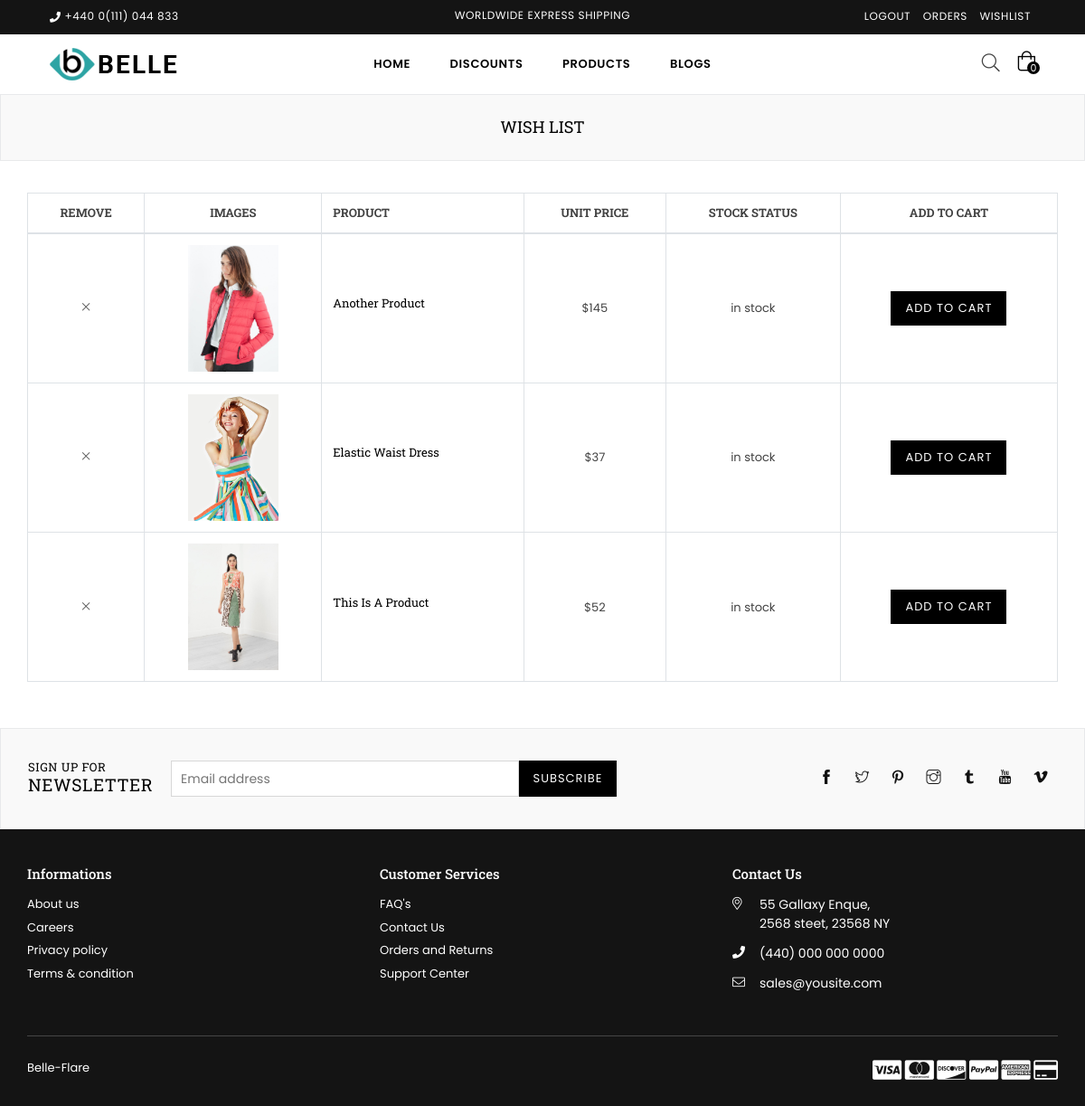
The page /shop/wishlist/ (signed in) on the database its author committed.
### products/models.py (models this page shows, shortened)
class ProductImage(models.Model):
    product = models.ForeignKey(Product, on_delete=models.CASCADE)
    file = models.FileField()

class Product(models.Model):
    name = models.CharField(max_length=255, default='')
    in_stock = models.PositiveIntegerField(default=0)
    colors_available = models.CharField(max_length=255, default='')
    sizes_available = models.CharField(max_length=255, default='')
    description = models.TextField(default='')
    has_discount = models.BooleanField(default='')
    discounted_percent = models.PositiveIntegerField(default=0)
    is_new = models.BooleanField(default=True)
    price = models.PositiveIntegerField(default=0)
    sales_count = models.PositiveIntegerField(default=0)
    category = models.CharField(max_length=255, default='clothing')
    def get_short_name(self):
        return self.name.lower().replace(' ', '')

### products/views.py (the view)
# urls.py: path('wishlist/', views.wishlist, name='wishlist'),
@login_required(login_url='/auth/login/')
def wishlist(request):
    all_wishlist_items = Wishlist.objects.filter(user=request.user).all()
    wishlist_items = []
    for item in all_wishlist_items:
        if item.product.has_discount:
            price = round(item.product.price - round(item.product.price * (item.product.discounted_percent / 100)), 2)
        else:
            price = round(item.product.price, 2)
        data = {
            'pk': item.id,
            'name': item.product.name,
            'image': item.product.productimage_set.all()[0].file,
            'short_name': item.product.get_short_name(),
            'price': price,
            'stock': 'out of stock' if item.product.in_stock == 0 else 'in stock',
        }
        wishlist_items.append(data)
    return render(request, 'products/wishlist.html', {'wishlist_items': wishlist_items})

### products/templates/products/wishlist.html (shortened to what this page needs)
{% extends 'main/base.html' %}
{% load static %}
{% block content %}
<div class="page section-header text-center">
    <div class="page-title">
        <div class="wrapper"><h1 class="page-width">Wish List</h1></div>
      </div>
</div>
<div class="container">
    <div class="row">
        <div class="col-12 col-sm-12 col-md-12 col-lg-12 main-col">
                <div class="wishlist-table table-content table-responsive">
                    <table class="table table-bordered">
                        <thead>
                            <tr>
                                <th class="product-name text-center alt-font">Remove</th>
                                <th class="product-price text-center alt-font">Images</th>
                                <th class="product-name alt-font">Product</th>
                                <th class="product-price text-center alt-font">Unit Price</th>
                                <th class="stock-status text-center alt-font">Stock Status</th>
                                <th class="product-subtotal text-center alt-font">Add to Cart</th>
                            </tr>
                        </thead>
                        <tbody>
                            {% if wishlist_items %}
                            {% for item in wishlist_items %}
                            <tr>
                                <td class="product-remove text-center" valign="middle">
                                    <a href="#" data-id="{{ item.pk }}" id="removeWishlist">
                                        <i class="icon icon anm anm-times-l"></i>
                                    </a></td>
                                <td class="product-thumbnail text-center">
                                    <a href="#"><img src="{% static '' %}media/{{ item.image }}" alt="" title="" /></a>
                                </td>
                                <td class="product-name"><h4 class="no-margin"><a href="{% url 'products:view_product_details' short_name=item.short_name %}">{{ item.name }}</a></h4></td>
                                <td class="product-price text-center"><span class="amount">${{ item.price }}</span></td>
                                <td class="stock text-center">
                                    <span class="in-stock">{{ item.stock }}</span>
                                </td>
                                <td class="product-subtotal text-center">
                                    <form action="{% url 'products:add_to_cart' %}?return_url={{ request.path }}" method="post">
                                        <button type="submit" class="btn btn-small">Add To Cart</button>
                                    </form>
                                </td>
                            </tr>
                            {% endfor %}
                            {% else %}
                            <tr>
                                <td colspan="6">
                                    <h3 class="text-center">You have no items in your wishlist</h3>
                                </td>
                            </tr>
                            {% endif %}
                        </tbody>
                    </table>
                </div>
           </div>
    </div>
</div>
{% endblock %}

### rows shown on the page
ProductImage: image (picture)
Product: name "Another Product"
ProductImage: image (picture)
Product: name "Elastic Waist Dress"
ProductImage: image (picture)
Product: name "This Is A Product"

### other values the page prints
{{ item.price }} "145" "37" "52"
{{ item.stock }} "in stock" "in stock" "in stock"
